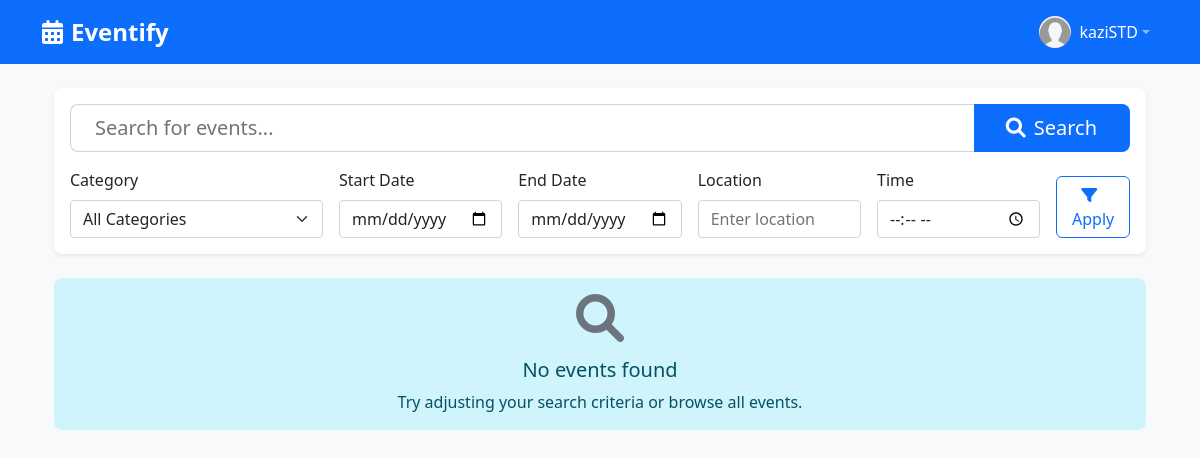
Page /student/events/search (signed in) on the earlier database version.
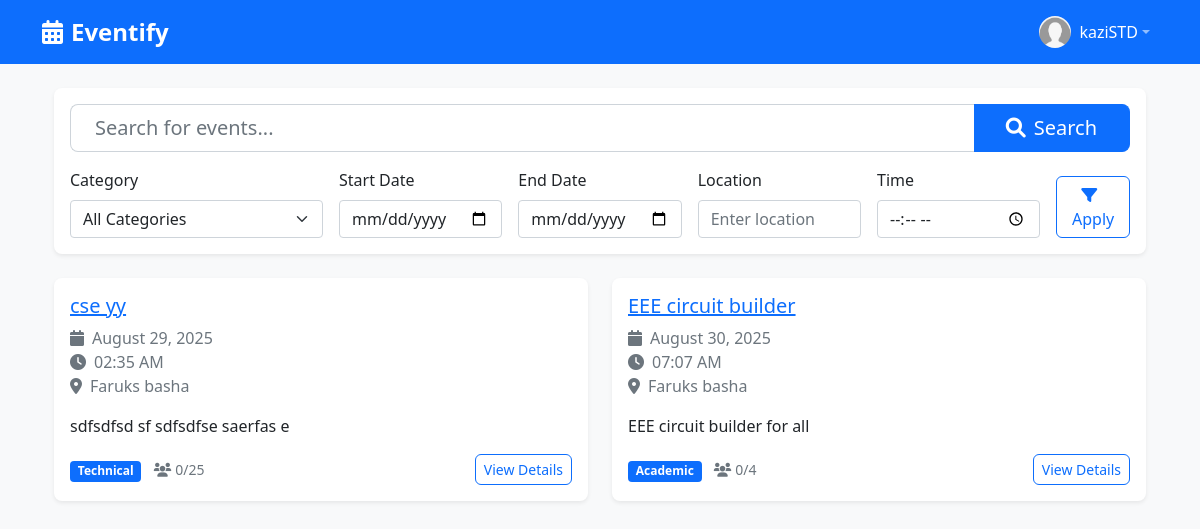
Same page on the later database version.
### models/user.py (models this page shows, shortened)
class User(UserMixin, db.Model):
    __tablename__ = 'users'
    id = db.Column(db.Integer, primary_key=True)
    username = db.Column(db.String(80), unique=True, nullable=False)
    email = db.Column(db.String(120), unique=True, nullable=False)
    password_hash = db.Column(db.String(128), nullable=False)
    role = db.Column(db.String(20), nullable=False, default='student')  # 'student' or 'admin'
    created_at = db.Column(db.DateTime, default=datetime.utcnow)
    registered_events = db.relationship('Event', secondary='event_registrations', back_populates='registered_users')
    created_events = db.relationship('Event', foreign_keys='Event.creator_id', back_populates='creator')
    def is_student(self):
        return self.role == 'student'

### models/event.py (models this page shows, shortened)
class Event(db.Model):
    __tablename__ = 'events'
    id = db.Column(db.Integer, primary_key=True)
    title = db.Column(db.String(200), nullable=False)
    description = db.Column(db.Text, nullable=False)
    date = db.Column(db.Date, nullable=False)
    time = db.Column(db.Time, nullable=False)
    location = db.Column(db.String(200), nullable=False)
    category = db.Column(db.String(100), nullable=False)
    max_capacity = db.Column(db.Integer, default=100)
    creator_id = db.Column(db.Integer, db.ForeignKey('users.id'), nullable=False)
    created_at = db.Column(db.DateTime, default=datetime.utcnow)
    updated_at = db.Column(db.DateTime, default=datetime.utcnow, onupdate=datetime.utcnow)
    creator = db.relationship('User', foreign_keys=[creator_id], back_populates='created_events')
    registered_users = db.relationship('User', secondary=event_registrations, back_populates='registered_events')
    @property
    def registration_count(self):
        return len(self.registered_users)

### views/student.py (the view)
@student_bp.route('/events/search')
@login_required
def search_events():
    search_query = request.args.get('q', '')
    category = request.args.get('category', 'all')
    start_date = request.args.get('start_date')
    end_date = request.args.get('end_date')
    location = request.args.get('location', '')  # নতুন
    time = request.args.get('time', '')
    if start_date:
        start_date = datetime.strptime(start_date, '%Y-%m-%d').date()
    if end_date:
        end_date = datetime.strptime(end_date, '%Y-%m-%d').date()
    events = StudentViewModel.search_events(
        search_query=search_query,
        category=category,
        start_date=start_date,
        end_date=end_date
    )
    return render_template('search_events.html',
                          search_query=search_query,
                          events=events,
                          selected_category=category,
                          start_date=start_date,
                          end_date=end_date,
                          location=location,      # নতুন
                          time=time,             # নতুন
                          user_type='student')

### app.py (called while the page is built)
def create_app():
    app = Flask(__name__)
    app.config.from_object(Config)
    db.init_app(app)
    login_manager = LoginManager()
    login_manager.init_app(app)
    login_manager.login_view = 'auth.login'
    login_manager.login_message = 'Please log in to access this page.'
    @login_manager.user_loader
    def load_user(user_id):
        return User.query.get(int(user_id))
    app.register_blueprint(auth_bp)
    app.register_blueprint(student_bp)
    app.register_blueprint(admin_bp)
    with app.app_context():
        db.create_all()
    @app.route('/')
    def index():
        if current_user.is_authenticated:
            if current_user.is_student():
                return redirect(url_for('student.dashboard'))
            else:
                return redirect(url_for('admin.dashboard'))
        return redirect(url_for('auth.login'))
    return app

### viewmodels/student_viewmodel.py (called while the page is built, shortened)
    @staticmethod
    def search_events(search_query=None, category=None, start_date=None, end_date=None):
        query = Event.query
        if category and category != 'all':
            query = query.filter(Event.category == category)
        if start_date:
            query = query.filter(Event.date >= start_date)
        if end_date:
            query = query.filter(Event.date <= end_date)
        return query.order_by(Event.date, Event.time).all()

### views/student.py (called while the page is built)
@student_bp.before_request
@login_required
def require_student():
    if not current_user.is_student():
        flash('Access denied. Students only.', 'error')
        return redirect(url_for('admin.dashboard'))

### templates/search_events.html (shortened to what this page needs)
{% extends "base.html" %}
{% block extra_css %}
<link href="{{ url_for('static', filename='css/base.css') }}" rel="stylesheet">
{% endblock %}
{% block content %}
<div class="container mt-4">
    <div class="card mb-4">
        <div class="card-body">
            <form method="GET" action="{{ url_for(user_type + '.search_events') }}">
                <div class="row mb-3">
                    <div class="col-12">
                        <div class="search-wrapper">
                            <div class="input-group input-group-lg">
                                <input type="text" class="form-control search-input" name="q"
                                       value="{{ search_query }}" placeholder="Search for events..."
                                       style="border-radius: 0.5rem 0 0 0.5rem; padding-left: 1.5rem;"
                                       autocomplete="off">
                                <button class="btn btn-primary search-btn" type="submit"
                                        style="border-radius: 0 0.5rem 0.5rem 0; padding-left: 2rem; padding-right: 2rem;">
                                    <i class="fas fa-search me-2"></i>Search
                                </button>
                            </div>
                        </div>
                    </div>
                </div>
                <div class="row g-3">
                    <div class="col-md-3">
                        <label class="form-label">Category</label>
                        <select class="form-select" name="category">
                            <option value="all" {% if selected_category == 'all' %}selected{% endif %}>All Categories</option>
                        </select>
                    </div>
                    <div class="col-md-2">
                        <label class="form-label">Start Date</label>
                        <input type="date" class="form-control" name="start_date"
                               value="{{ start_date|string if start_date else '' }}">
                    </div>
                    <div class="col-md-2">
                        <label class="form-label">End Date</label>
                        <input type="date" class="form-control" name="end_date"
                               value="{{ end_date|string if end_date else '' }}">
                    </div>
                    <div class="col-md-2">
                        <label class="form-label">Location</label>
                        <input type="text" class="form-control" name="location"
                               value="{{ location if location else '' }}" placeholder="Enter location">
                    </div>
                    <div class="col-md-2">
                        <label class="form-label">Time</label>
                        <input type="time" class="form-control" name="time"
                               value="{{ time if time else '' }}">
                    </div>
                    <div class="col-md-1 d-flex align-items-end">
                        <button type="submit" class="btn btn-outline-primary w-100">
                            <i class="fas fa-filter me-2"></i>Apply
                        </button>
                    </div>
                </div>
            </form>
        </div>
    </div>
    <div class="row">
        {% if events %}
            {% for event in events %}
            <div class="col-md-6 mb-4">
                <div class="card h-100 event-item">
                    <div class="card-body">
                        <h5 class="card-title">
                            {% if user_type == 'student' %}
                                <a href="{{ url_for('student.event_detail', event_id=event.id) }}">{{ event.title }}</a>
                            {% else %}
                                <a href="{{ url_for('admin.event_detail', event_id=event.id) }}">{{ event.title }}</a>
                            {% endif %}
                        </h5>
                        <p class="card-text text-muted mb-3 event-info">
                            <i class="fas fa-calendar me-2"></i>{{ event.date.strftime('%B %d, %Y') }}
                            <br>
                            <i class="fas fa-clock me-2"></i>{{ event.time.strftime('%I:%M %p') }}
                            <br>
                            <i class="fas fa-map-marker-alt me-2"></i>{{ event.location }}
                        </p>
                        <p class="card-text event-description">{{ event.description[:120] }}{% if event.description|length > 120 %}...{% endif %}</p>
                        <div class="d-flex justify-content-between align-items-center mt-auto">
                            <div class="event-meta">
                                <span class="badge bg-primary me-2">{{ event.category }}</span>
                                <small class="text-muted">
                                    <i class="fas fa-users me-1"></i>{{ event.registration_count }}/{{ event.max_capacity }}
                                </small>
                            </div>
                            <div class="event-actions">
                                {% if user_type == 'student' %}
                                    <a href="{{ url_for('student.event_detail', event_id=event.id) }}"
                                       class="btn btn-outline-primary btn-sm">
                                        View Details
                                    </a>
                                {% endif %}
                            </div>
                        </div>
                    </div>
                </div>
            </div>
            {% endfor %}
        {% else %}
            <div class="col-12">
                <div class="alert alert-info text-center no-results-alert">
                    <i class="fas fa-search fa-3x mb-3 text-muted"></i>
                    <h5>No events found</h5>
                    <p class="mb-0">Try adjusting your search criteria or browse all events.</p>
                </div>
            </div>
        {% endif %}
    </div>
</div>
{% endblock %}

### templates/base.html (shortened to what this page needs)
<!DOCTYPE html>
<html lang="en">
<head>
    <link href="https://cdn.jsdelivr.net/npm/bootstrap@5.1.3/dist/css/bootstrap.min.css" rel="stylesheet">
    <link href="https://cdnjs.cloudflare.com/ajax/libs/font-awesome/6.0.0/css/all.min.css" rel="stylesheet">
    <link href="{{ url_for('static', filename='css/base.css') }}" rel="stylesheet">
    {% block extra_css %}{% endblock %}
</head>
<body>
    <nav class="navbar navbar-expand-lg navbar-dark bg-primary">
        <div class="container">
            <a class="navbar-brand" href="{{ url_for('index') }}">
                <i class="fas fa-calendar-alt me-2"></i>Eventify
            </a>
            {% if current_user.is_authenticated %}
            <ul class="navbar-nav ms-auto">
                <li class="nav-item dropdown">
                    <a class="nav-link dropdown-toggle d-flex align-items-center" href="#" id="userDropdown" role="button" data-bs-toggle="dropdown" aria-expanded="false">
                        <div class="d-flex align-items-center">
                            <img src="{{ current_user.profile_image_url or url_for('static', filename='img/default_profile.png') }}"
                                alt="Profile" class="rounded-circle me-2" width="32" height="32">
                            <span class="text-white">{{ current_user.username }}</span>
                        </div>
                    </a>
                </li>
            </ul>
            {% endif %}
        </div>
    </nav>
    <main class="container mt-4">
        {% block content %}{% endblock %}
    </main>
</body>
</html>

### static/css/base.css (style rules this page uses)
body { background-color: #f8f9fa; font-family: 'Segoe UI', Tahoma, Geneva, Verdana, sans-serif; }
.navbar-brand { font-weight: bold; font-size: 1.5rem; }
.card { border: none; box-shadow: 0 0.125rem 0.25rem rgba(0, 0, 0, 0.075); border-radius: 0.5rem; }
.btn { border-radius: 0.375rem; font-weight: 500; }
.search-wrapper .input-group { transition: all 0.3s ease; }
.search-wrapper .form-control { border-right: none; padding-left: 1rem; }
.search-wrapper .btn { border-left: none; padding-left: 1.5rem; padding-right: 1.5rem; }

Differences in the rows shown:
added Event: title "cse yy", date "August 29, 2025", time "02:35 AM", location "Faruks basha", description "sdfsdfsd sf sdfsdfse saerfas e", category "Technical", registration_count "0", max_capacity "25"
added Event: title "EEE circuit builder", date "August 30, 2025", time "07:07 AM", location "Faruks basha", description "EEE circuit builder for all", category "Academic", registration_count "0", max_capacity "4"
Other differences:
text no longer shown: "No events found Try adjusting your search criteria or browse all events."
